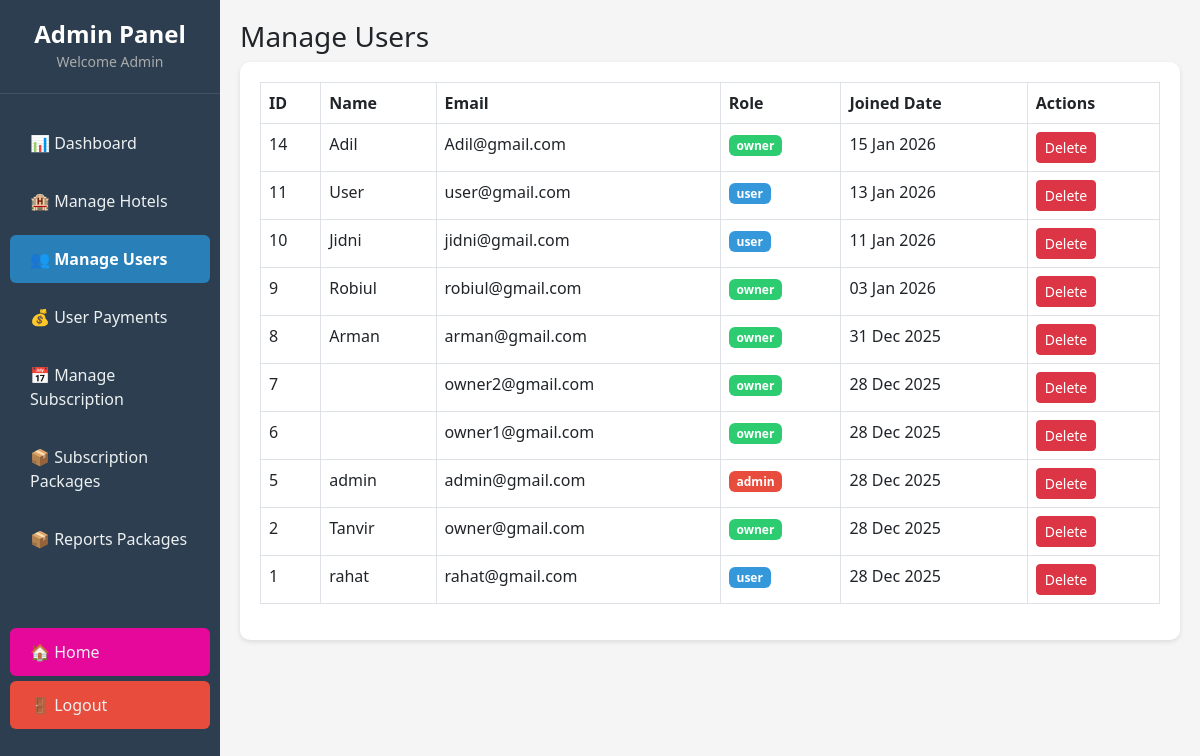
Before: /admin/users.php (signed in) with the older database file.
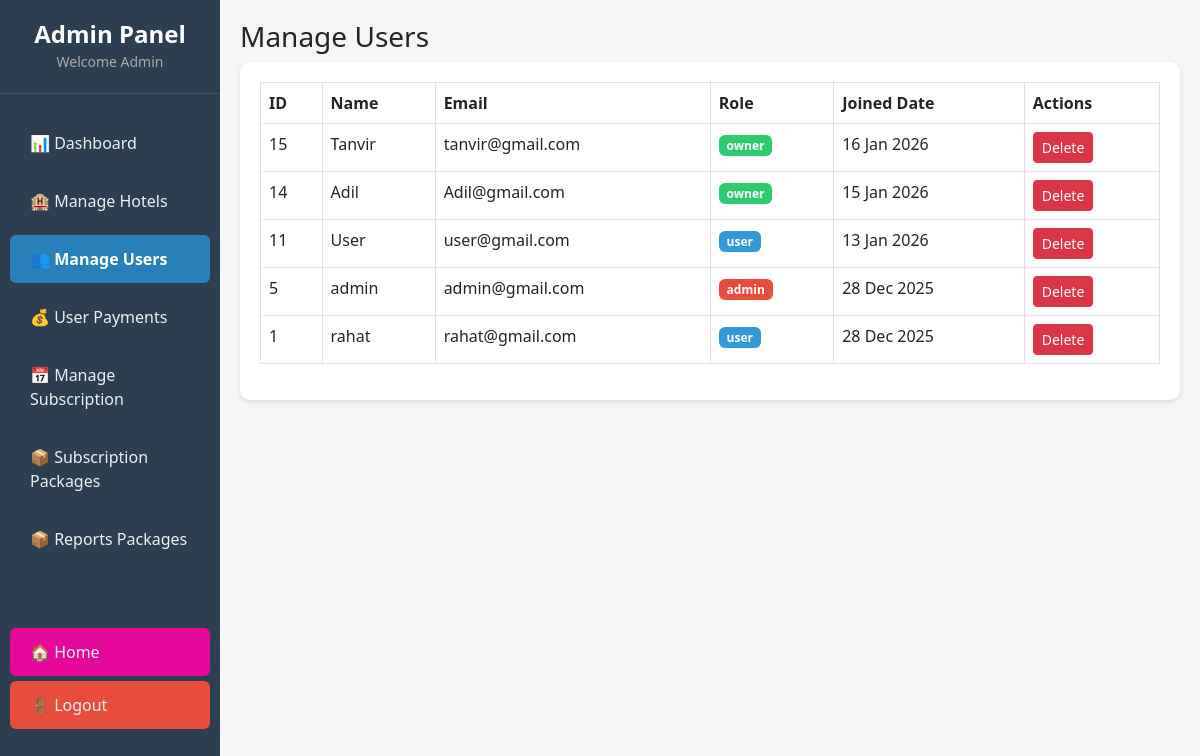
After: the same page with the newer database file.
### tables this page shows
CREATE TABLE `users` (
  `id` int(11) NOT NULL,
  `name` varchar(100) DEFAULT NULL,
  `email` varchar(150) DEFAULT NULL,
  `phone` varchar(20) DEFAULT NULL,
  `password` varchar(255) DEFAULT NULL,
  `role` enum('admin','owner','user') DEFAULT 'user',
  `created_at` timestamp NOT NULL DEFAULT current_timestamp()
);

### admin/users.php (the view, shortened to what this page needs)
<?php
include "../db_connect.php";
$sql = "SELECT * FROM users ORDER BY id DESC";
$result = mysqli_query($conn, $sql);
?>
<!DOCTYPE html>
<html>
<head>
    <link href="https://cdn.jsdelivr.net/npm/bootstrap@5.3.0/dist/css/bootstrap.min.css" rel="stylesheet">
</head>
<body>
<?php include "sidebar.php"; ?>
<div class="main">
    <h3>Manage Users</h3>
    <div class="table-box">
        <table class="table table-bordered">
            <tr>
                <th>ID</th>
                <th>Name</th>
                <th>Email</th>
                <th>Role</th>
                <th>Joined Date</th>
                <th>Actions</th>
            </tr>
            <?php if(mysqli_num_rows($result) > 0): ?>
                <?php while($row = mysqli_fetch_assoc($result)): ?>
                <tr>
                    <td><?php echo $row['id']; ?></td>
                    <td><?php echo $row['name']; ?></td>
                    <td><?php echo $row['email']; ?></td>
                    <td>
                        <?php
                        $badge_class = 'badge-user';
                        if($row['role'] == 'owner') $badge_class = 'badge-owner';
                        if($row['role'] == 'admin') $badge_class = 'badge-admin';
                        ?>
                        <span class="badge <?php echo $badge_class; ?>">
                            <?php echo $row['role']; ?>
                        </span>
                    </td>
                    <td><?php echo date('d M Y', strtotime($row['created_at'])); ?></td>
                    <td>
                        <a href="delete_user.php?id=<?php echo $row['id']; ?>"
                           class="btn btn-danger btn-sm"
                           onclick="return confirm('Delete this user?')">Delete</a>
                    </td>
                </tr>
                <?php endwhile; ?>
            <?php else: ?>
                <tr>
                    <td colspan="6" class="text-center">No users found</td>
                </tr>
            <?php endif; ?>
        </table>
    </div>
</div>
</body>
</html>

Changed rows visible on the page:
removed users: id "10", name "Jidni", email "jidni@gmail.com", role "user", created_at "11 Jan 2026"
removed users: id "9", name "Robiul", email "robiul@gmail.com", role "owner", created_at "03 Jan 2026"
removed users: id "8", name "Arman", email "arman@gmail.com", role "owner", created_at "31 Dec 2025"
removed users: id "7", email "owner2@gmail.com", role "owner", created_at "28 Dec 2025"
removed users: id "6", email "owner1@gmail.com", role "owner", created_at "28 Dec 2025"
removed users: id "2", name "Tanvir", email "owner@gmail.com", role "owner", created_at "28 Dec 2025"
added users: id "15", name "Tanvir", email "tanvir@gmail.com", role "owner", created_at "16 Jan 2026"
